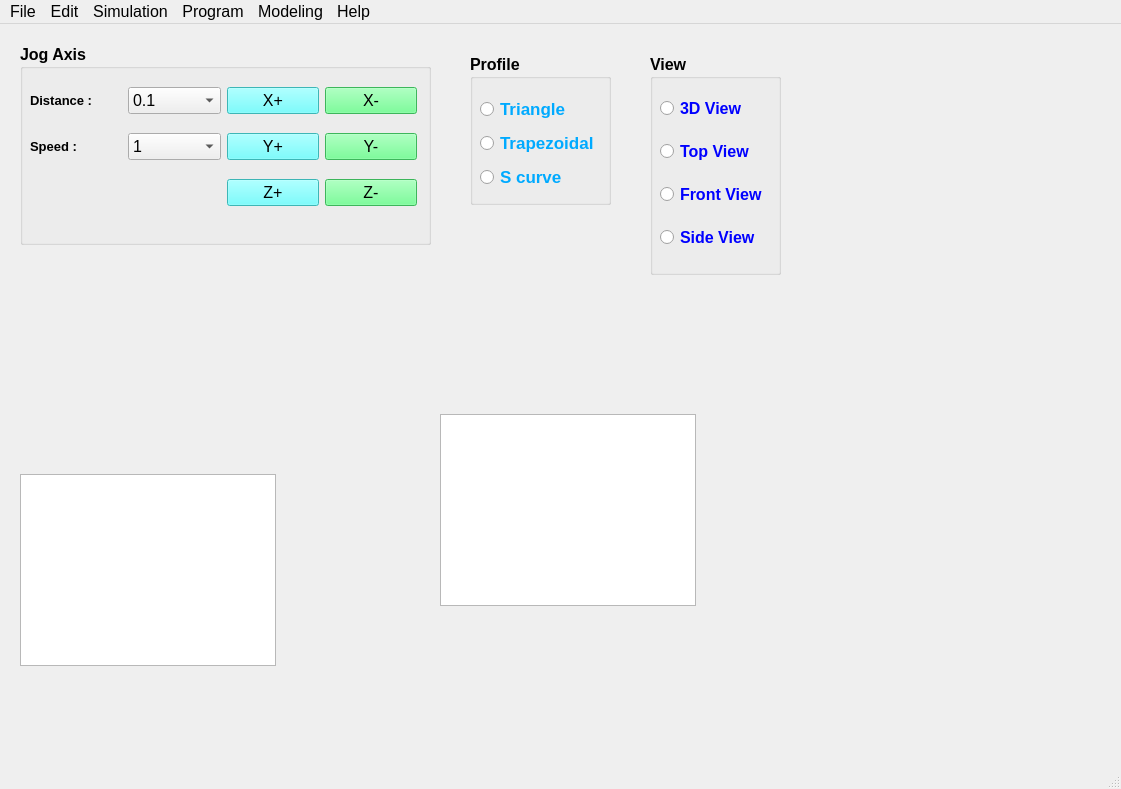
<?xml version="1.0" encoding="UTF-8"?>
<ui version="4.0">
 <class>MainWindow</class>
 <widget class="QMainWindow" name="MainWindow">
  <property name="geometry">
   <rect>
    <x>0</x>
    <y>0</y>
    <width>1121</width>
    <height>789</height>
   </rect>
  </property>
  <property name="font">
   <font>
    <pointsize>12</pointsize>
   </font>
  </property>
  <property name="windowTitle">
   <string>MainWindow</string>
  </property>
  <widget class="QWidget" name="centralwidget">
   <widget class="QListWidget" name="listWidget">
    <property name="geometry">
     <rect>
      <x>440</x>
      <y>390</y>
      <width>256</width>
      <height>192</height>
     </rect>
    </property>
   </widget>
   <widget class="QTableWidget" name="tableWidget">
    <property name="geometry">
     <rect>
      <x>20</x>
      <y>450</y>
      <width>256</width>
      <height>192</height>
     </rect>
    </property>
   </widget>
   <widget class="QGroupBox" name="groupBox">
    <property name="geometry">
     <rect>
      <x>20</x>
      <y>20</y>
      <width>411</width>
      <height>201</height>
     </rect>
    </property>
    <property name="font">
     <font>
      <pointsize>12</pointsize>
      <bold>true</bold>
     </font>
    </property>
    <property name="title">
     <string>Jog Axis</string>
    </property>
   </widget>
   <widget class="QGroupBox" name="groupBox_2">
    <property name="geometry">
     <rect>
      <x>470</x>
      <y>30</y>
      <width>141</width>
      <height>151</height>
     </rect>
    </property>
    <property name="font">
     <font>
      <pointsize>12</pointsize>
      <bold>true</bold>
     </font>
    </property>
    <property name="title">
     <string>Profile</string>
    </property>
   </widget>
   <widget class="QGroupBox" name="groupBox_3">
    <property name="geometry">
     <rect>
      <x>650</x>
      <y>30</y>
      <width>131</width>
      <height>221</height>
     </rect>
    </property>
    <property name="font">
     <font>
      <pointsize>12</pointsize>
      <bold>true</bold>
     </font>
    </property>
    <property name="title">
     <string>View</string>
    </property>
   </widget>
   <widget class="QWidget" name="">
    <property name="geometry">
     <rect>
      <x>30</x>
      <y>50</y>
      <width>387</width>
      <height>147</height>
     </rect>
    </property>
    <layout class="QGridLayout" name="gridLayout">
     <item row="2" column="1">
      <widget class="QComboBox" name="comboBox">
       <item>
        <property name="text">
         <string>1</string>
        </property>
       </item>
       <item>
        <property name="text">
         <string>10</string>
        </property>
       </item>
       <item>
        <property name="text">
         <string>50</string>
        </property>
       </item>
       <item>
        <property name="text">
         <string>100</string>
        </property>
       </item>
      </widget>
     </item>
     <item row="2" column="3">
      <widget class="QPushButton" name="pushButton_5">
       <property name="styleSheet">
        <string notr="true">background-color: rgb(85, 255, 127);
color: rgb(0, 0, 0);</string>
       </property>
       <property name="text">
        <string>Y-</string>
       </property>
      </widget>
     </item>
     <item row="2" column="2">
      <widget class="QPushButton" name="pushButton_2">
       <property name="styleSheet">
        <string notr="true">background-color: rgb(85, 255, 255);
color: rgb(0, 0, 0);</string>
       </property>
       <property name="text">
        <string>Y+</string>
       </property>
      </widget>
     </item>
     <item row="1" column="3">
      <widget class="QPushButton" name="pushButton_4">
       <property name="styleSheet">
        <string notr="true">background-color: rgb(85, 255, 127);
color: rgb(0, 0, 0);</string>
       </property>
       <property name="text">
        <string>X-</string>
       </property>
      </widget>
     </item>
     <item row="1" column="2">
      <widget class="QPushButton" name="pushButton">
       <property name="styleSheet">
        <string notr="true">background-color: rgb(85, 255, 255);
color: rgb(0, 0, 0);</string>
       </property>
       <property name="text">
        <string>X+</string>
       </property>
      </widget>
     </item>
     <item row="1" column="1">
      <widget class="QComboBox" name="comboBox_2">
       <item>
        <property name="text">
         <string>0.1</string>
        </property>
       </item>
       <item>
        <property name="text">
         <string>0.5</string>
        </property>
       </item>
       <item>
        <property name="text">
         <string>1</string>
        </property>
       </item>
       <item>
        <property name="text">
         <string>5</string>
        </property>
       </item>
       <item>
        <property name="text">
         <string>10</string>
        </property>
       </item>
      </widget>
     </item>
     <item row="3" column="2">
      <widget class="QPushButton" name="pushButton_3">
       <property name="styleSheet">
        <string notr="true">background-color: rgb(85, 255, 255);
color: rgb(0, 0, 0);</string>
       </property>
       <property name="text">
        <string>Z+</string>
       </property>
      </widget>
     </item>
     <item row="1" column="0">
      <widget class="QLabel" name="label">
       <property name="font">
        <font>
         <pointsize>10</pointsize>
         <bold>true</bold>
        </font>
       </property>
       <property name="text">
        <string>&lt;html&gt;&lt;head/&gt;&lt;body&gt;&lt;p&gt;&lt;span style=&quot; font-weight:700;&quot;&gt;Distance : &lt;/span&gt;&lt;/p&gt;&lt;/body&gt;&lt;/html&gt;</string>
       </property>
      </widget>
     </item>
     <item row="2" column="0">
      <widget class="QLabel" name="label_2">
       <property name="text">
        <string>&lt;html&gt;&lt;head/&gt;&lt;body&gt;&lt;p&gt;&lt;span style=&quot; font-size:10pt; font-weight:700;&quot;&gt;Speed : &lt;/span&gt;&lt;/p&gt;&lt;/body&gt;&lt;/html&gt;</string>
       </property>
      </widget>
     </item>
     <item row="3" column="3">
      <widget class="QPushButton" name="pushButton_6">
       <property name="styleSheet">
        <string notr="true">color: rgb(0, 0, 0);
background-color: rgb(85, 255, 127);</string>
       </property>
       <property name="text">
        <string>Z-</string>
       </property>
      </widget>
     </item>
    </layout>
   </widget>
   <widget class="QWidget" name="">
    <property name="geometry">
     <rect>
      <x>480</x>
      <y>70</y>
      <width>120</width>
      <height>98</height>
     </rect>
    </property>
    <layout class="QGridLayout" name="gridLayout_2">
     <item row="0" column="0">
      <widget class="QRadioButton" name="radioButton">
       <property name="font">
        <font>
         <pointsize>13</pointsize>
         <bold>true</bold>
        </font>
       </property>
       <property name="tabletTracking">
        <bool>false</bool>
       </property>
       <property name="styleSheet">
        <string notr="true">color: rgb(0, 170, 255);</string>
       </property>
       <property name="text">
        <string>Triangle</string>
       </property>
      </widget>
     </item>
     <item row="1" column="0">
      <widget class="QRadioButton" name="radioButton_2">
       <property name="font">
        <font>
         <pointsize>13</pointsize>
         <bold>true</bold>
        </font>
       </property>
       <property name="styleSheet">
        <string notr="true">color: rgb(0, 170, 255);</string>
       </property>
       <property name="text">
        <string>Trapezoidal</string>
       </property>
      </widget>
     </item>
     <item row="2" column="0">
      <widget class="QRadioButton" name="radioButton_3">
       <property name="font">
        <font>
         <pointsize>13</pointsize>
         <bold>true</bold>
        </font>
       </property>
       <property name="styleSheet">
        <string notr="true">color: rgb(0, 170, 255);</string>
       </property>
       <property name="text">
        <string>S curve</string>
       </property>
      </widget>
     </item>
    </layout>
   </widget>
   <widget class="QWidget" name="">
    <property name="geometry">
     <rect>
      <x>660</x>
      <y>60</y>
      <width>109</width>
      <height>179</height>
     </rect>
    </property>
    <layout class="QGridLayout" name="gridLayout_3">
     <item row="2" column="0">
      <widget class="QRadioButton" name="radioButton_6">
       <property name="font">
        <font>
         <pointsize>12</pointsize>
         <bold>true</bold>
        </font>
       </property>
       <property name="styleSheet">
        <string notr="true">color: rgb(0, 0, 255);</string>
       </property>
       <property name="text">
        <string>Front View</string>
       </property>
      </widget>
     </item>
     <item row="1" column="0">
      <widget class="QRadioButton" name="radioButton_5">
       <property name="font">
        <font>
         <pointsize>12</pointsize>
         <bold>true</bold>
        </font>
       </property>
       <property name="styleSheet">
        <string notr="true">color: rgb(0, 0, 255);</string>
       </property>
       <property name="text">
        <string>Top View</string>
       </property>
      </widget>
     </item>
     <item row="3" column="0">
      <widget class="QRadioButton" name="radioButton_7">
       <property name="font">
        <font>
         <pointsize>12</pointsize>
         <bold>true</bold>
        </font>
       </property>
       <property name="styleSheet">
        <string notr="true">color: rgb(0, 0, 255);</string>
       </property>
       <property name="text">
        <string>Side View</string>
       </property>
      </widget>
     </item>
     <item row="0" column="0">
      <widget class="QRadioButton" name="radioButton_4">
       <property name="font">
        <font>
         <pointsize>12</pointsize>
         <bold>true</bold>
        </font>
       </property>
       <property name="styleSheet">
        <string notr="true">color: rgb(0, 0, 255);</string>
       </property>
       <property name="text">
        <string>3D View</string>
       </property>
      </widget>
     </item>
    </layout>
   </widget>
  </widget>
  <widget class="QMenuBar" name="menubar">
   <property name="geometry">
    <rect>
     <x>0</x>
     <y>0</y>
     <width>1121</width>
     <height>26</height>
    </rect>
   </property>
   <widget class="QMenu" name="menuFile">
    <property name="title">
     <string>File</string>
    </property>
   </widget>
   <widget class="QMenu" name="menuEdit">
    <property name="title">
     <string>Edit</string>
    </property>
   </widget>
   <widget class="QMenu" name="menuSimulation">
    <property name="title">
     <string>Simulation</string>
    </property>
   </widget>
   <widget class="QMenu" name="menuProgram">
    <property name="title">
     <string>Program</string>
    </property>
   </widget>
   <widget class="QMenu" name="menuModeling">
    <property name="title">
     <string>Modeling</string>
    </property>
   </widget>
   <widget class="QMenu" name="menuHelp">
    <property name="title">
     <string>Help</string>
    </property>
   </widget>
   <addaction name="menuFile"/>
   <addaction name="menuEdit"/>
   <addaction name="menuSimulation"/>
   <addaction name="menuProgram"/>
   <addaction name="menuModeling"/>
   <addaction name="menuHelp"/>
  </widget>
  <widget class="QStatusBar" name="statusbar"/>
 </widget>
 <resources/>
 <connections/>
</ui>
